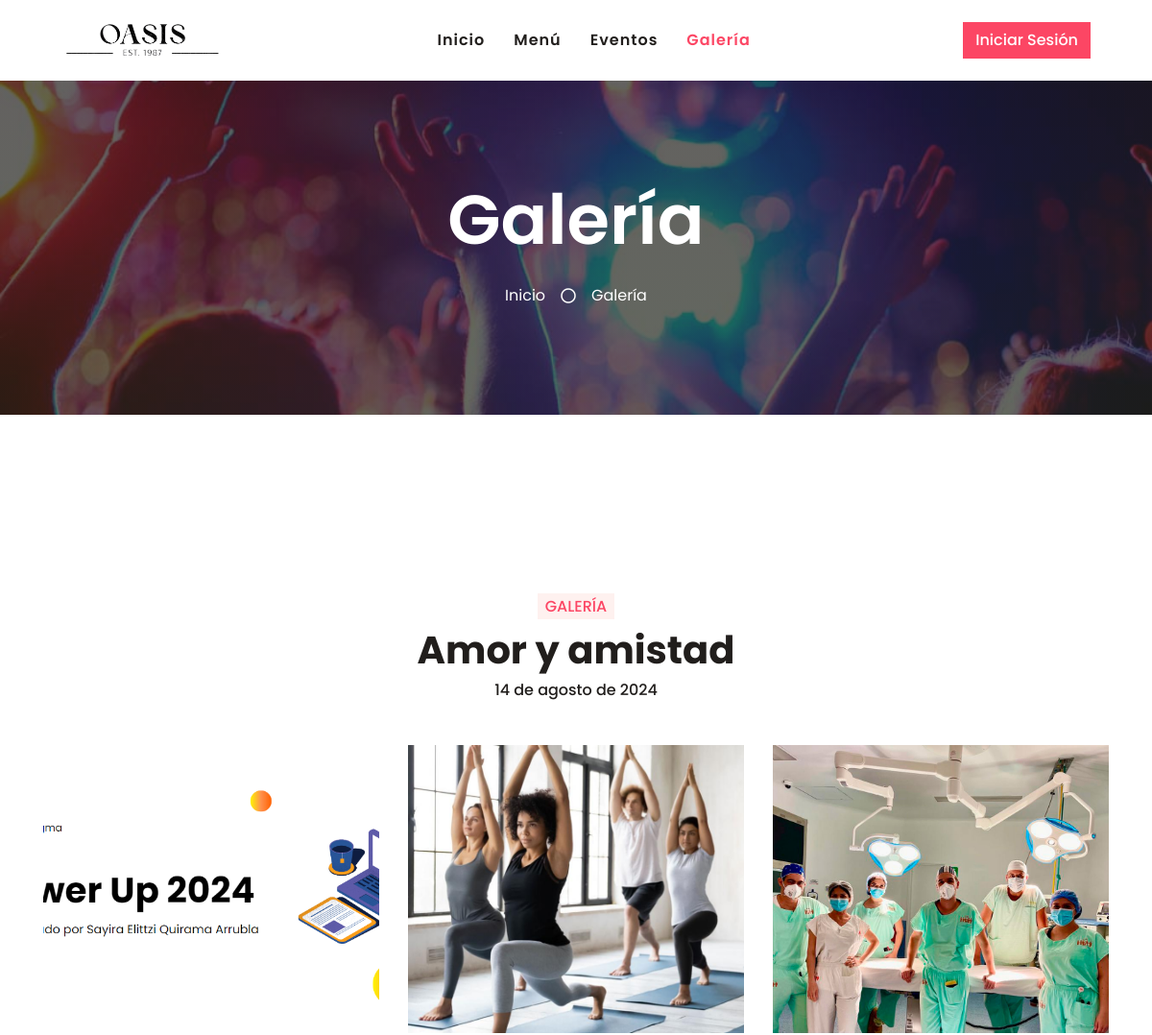
Before: /front_fotos/1 (upper part) with the older database file.
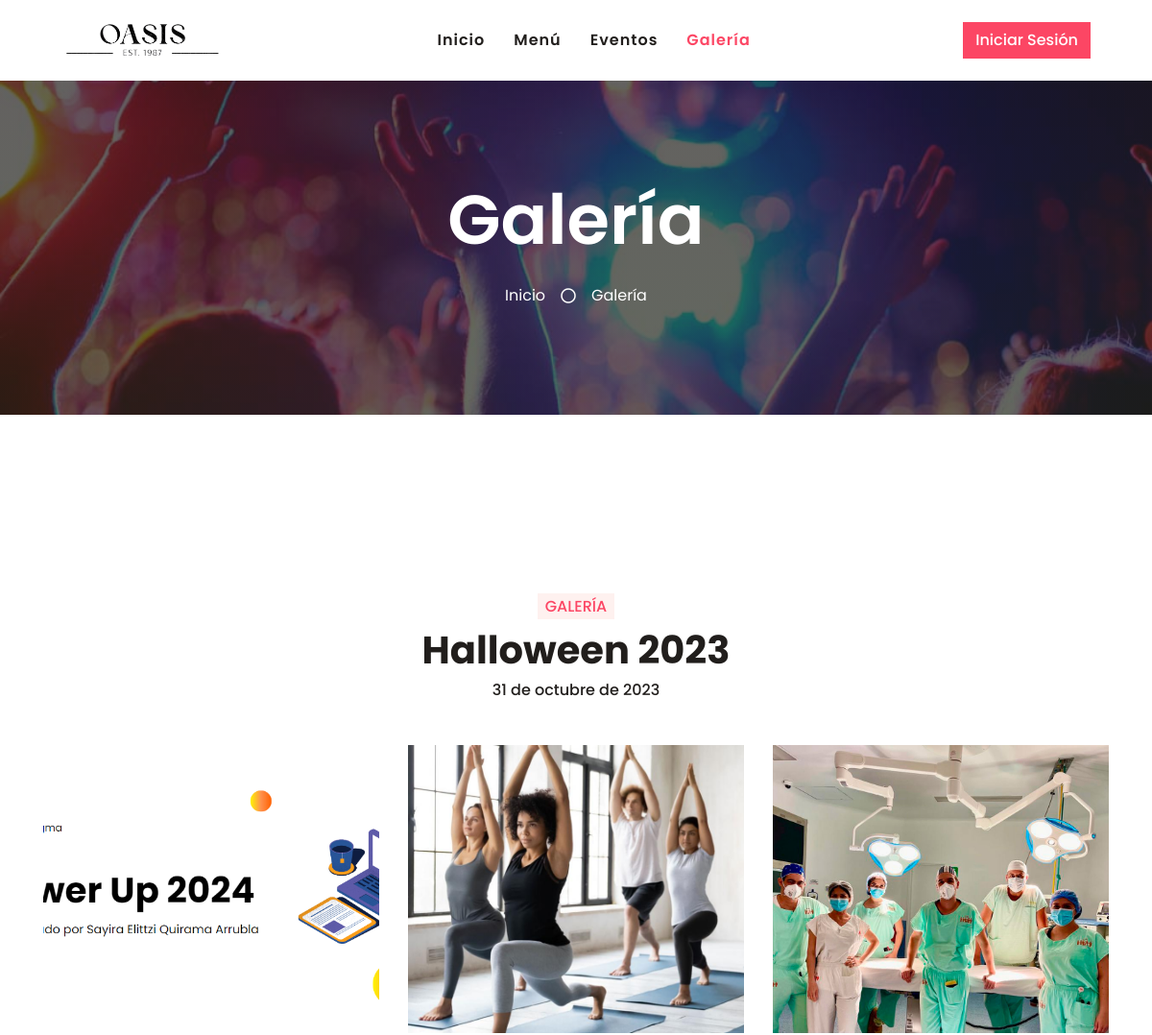
After: the same page with the newer database file.
### Oasis/models.py (models this page shows)
class Galeria(models.Model):
    nombre = models.CharField(max_length=254)
    fecha = models.DateField()
    foto = models.ImageField(upload_to="Img_carpeta/", default="Img_carpeta/default.png")

### Oasis/views.py (the view)
# urls.py: path('front_fotos/<int:id>', views.front_fotos, name='front_fotos'),
def front_fotos(request, id):
    logueo = request.session.get("logueo", False)
    user = None
    if logueo:
        user = Usuario.objects.get(pk = logueo["id"])
    q = Galeria.objects.get(pk=id)
    fotos = Fotos.objects.filter(carpeta = q)
    contexto = {'user' : user, 'galeria': q,'fotos': fotos, 'url': 'front_fotos'}
    return render(request, "Oasis/front_galeria/front_fotos.html", contexto)

### Oasis/templates/Oasis/front_galeria/front_fotos.html (shortened to what this page needs)
{% extends 'Oasis/barNavInicio.html' %}
{% load static %}
{% load humanize %}
{% block contenedor %}
    <div class="jumbotron jumbotron-fluid bg-jumbotron-galeria" style="margin-bottom: 90px;">
        <div class="container text-center py-5">
            <h3 class="text-white display-3 mb-4">Galería</h3>
            <div class="d-inline-flex align-items-center text-white">
                <p class="m-0"><a class="text-white" href="{% url 'index' %}">Inicio</a></p>
                <i class="far fa-circle px-3"></i>
                <p class="m-0">Galería</p>
            </div>
        </div>
    </div>
    <div class="container-fluid py-5">
        <div class="container pt-5">
            <div class="row justify-content-center text-center">
                <div class="col-lg-6">
                    <h6 class="d-inline-block bg-light text-primary text-uppercase py-1 px-2">Galería</h6>
                    <h1>{{ galeria.nombre }}</h1>
                    <h6 class="mb-5">{{ galeria.fecha }}</h6>
                </div>
            </div>
            <div class="row">
                {% if fotos|length == 0 %}
                    <div class="container-fluid px-0 pb-5">
                        <div class="row mx-0 justify-content-center text-center">
                            <div class="col-lg-6">
                                <p>Por el momento no hay fotos en la carpeta</p>
                            </div>
                        </div>
                    </div>
                {% else %}
                    {% for f in fotos %}
                        <div class="col-lg-4 col-md-6">
                            <div class="team position-relative overflow-hidden mb-5" style="display: flex; flex-direction: column; flex: 1;">
                                <a href="{{ f.foto.url }}" data-lightbox="gallery" data-title="{{ galeria.nombre }}">
                                    <img class="img-fluid" src="{{ f.foto.url }}" alt="Foto de la galería" style="width: 100%; height: 300px; object-fit: cover;">
                                </a>
                            </div>
                        </div>
                    {% endfor %}
                {% endif %}
            </div>
        </div>
    </div>
{% endblock %}

Changed rows visible on the page:
changed Galeria: nombre "Amor y amistad" → "Halloween 2023"; fecha "14 de agosto de 2024" → "31 de octubre de 2023"
